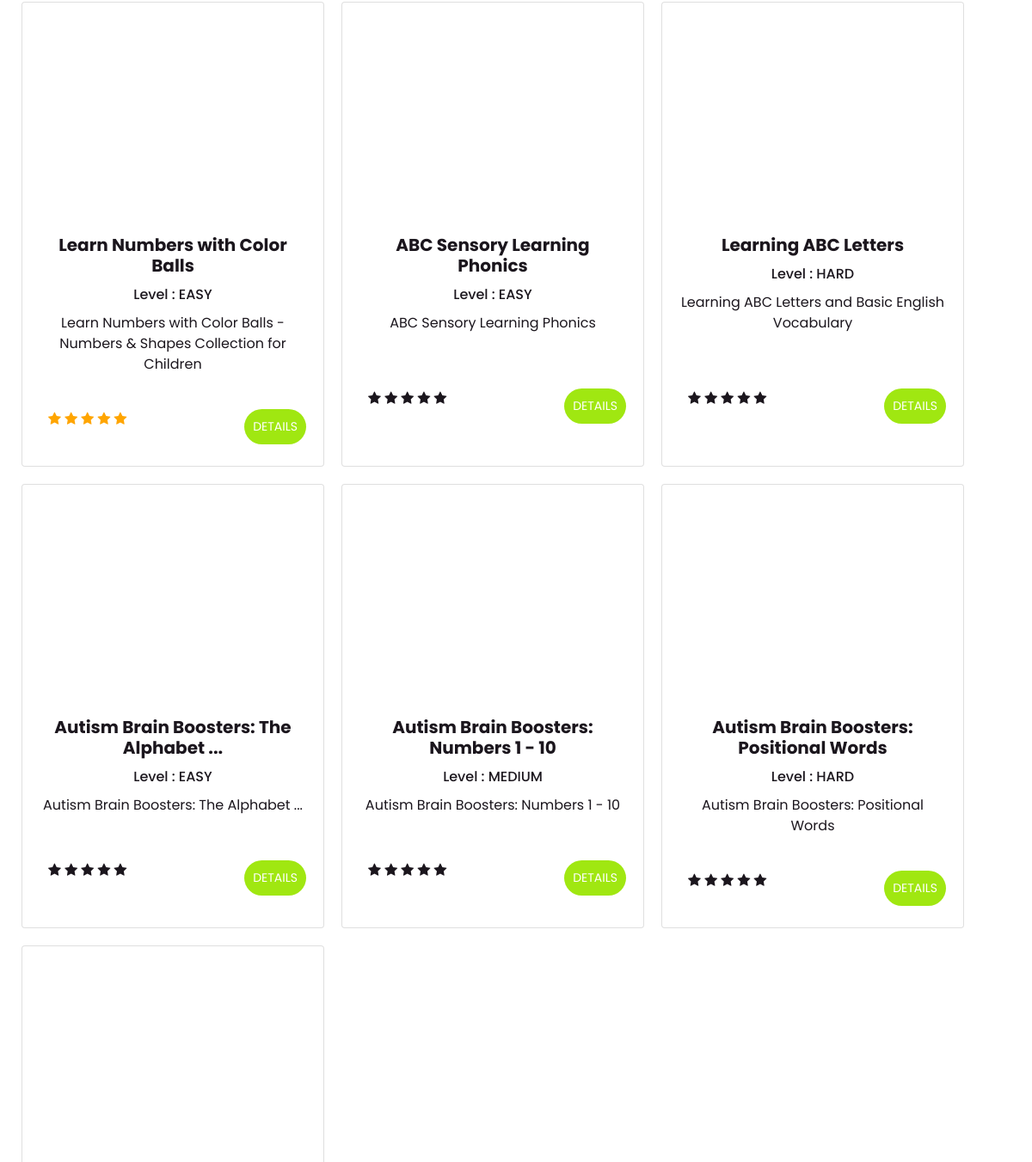
The app's page / (middle part), older data.
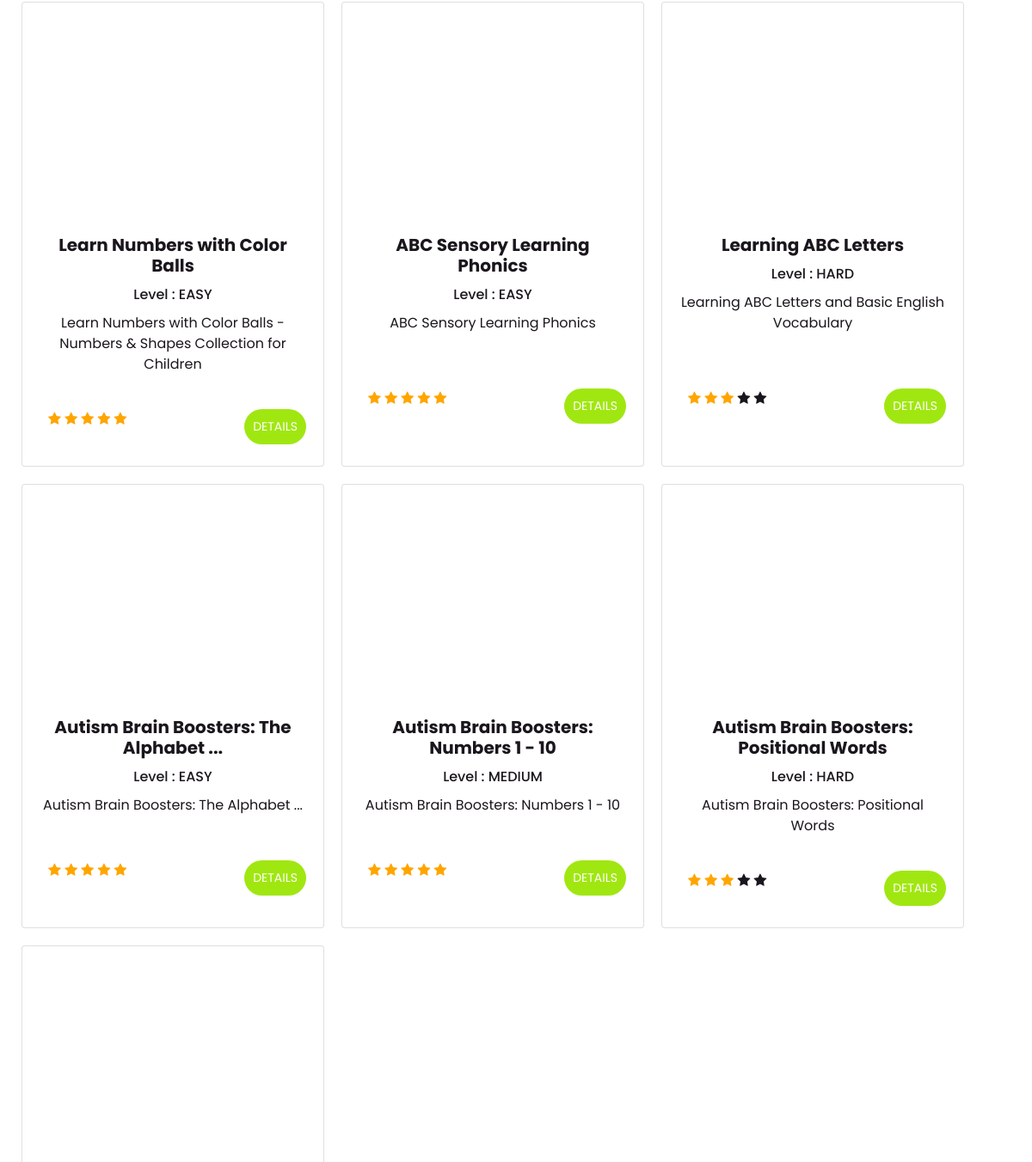
The same page, newer data.
### MyApp/models.py (models this page shows, shortened)
class Cours(models.Model):
    title = models.CharField(max_length=200, null=False)
    description = models.CharField(max_length=200)
    Vedio = models.CharField(max_length=200,null=True, blank=True)
    level = models.ForeignKey(Level,null=True, blank=True,related_name='level',on_delete=models.CASCADE)
    Rating = models.IntegerField(default=3)

class Level(models.Model):
    Level = models.IntegerField(blank=False, null=False)
    Description = models.CharField(max_length=500,blank=False, null=False)
    image = models.ImageField(blank=False, null=False)
    IQ_Interval = models.IntegerField(null=True, blank=True)
    def __str__(self):
        return self.Description

### MyApp/views.py (the view)
# urls.py: path('', homeview,name='homepage'),
def homeview(request):
    cours = Cours.objects.all()
    levels = Level.objects.all()
    rating = Review.objects.all()
    context = {'cours':cours,'levels':levels,'rating':rating}
    return render(request,'MyApp/index.html',context)

### MyApp/templates/MyApp/index.html (shortened to what this page needs)
<!DOCTYPE html>
<html>
<head>
  <link rel="stylesheet" href="https://cdnjs.cloudflare.com/ajax/libs/font-awesome/4.7.0/css/font-awesome.min.css">
  <link rel="stylesheet" type="text/css"
    href="https://cdnjs.cloudflare.com/ajax/libs/OwlCarousel2/2.1.3/assets/owl.carousel.min.css" />
  <link rel="stylesheet" type="text/css"
    href="https://cdn.jsdelivr.net/npm/bootstrap@5.0.0-beta1/dist/js/bootstrap.bundle.min.js" />
  <link rel="stylesheet" type="text/css" href="static/css/bootstrap.css" />
  <link href="static/css/style5.css" rel="stylesheet" />
  <link href="static/css/responsive.css" rel="stylesheet" />
</head>
<body>
  <section class="portfolio_section layout_padding2">
    <div class="container layout_padding2-top ">
      <div class="row">
        {% for cour in cours %}
        <div class="card" style="width: 22rem;">
        <iframe width="350" height="250"
            src="{{cour.Vedio}}"  title="YouTube video player" frameborder="0" allow="accelerometer; autoplay; clipboard-write; encrypted-media; gyroscope; picture-in-picture" allowfullscreen >
            </iframe>  <div class="card-body">
    <h5 class="card-title"> <b>{{cour.title}}  </b> </h5>
    <h6 class="card-title"> Level : {{cour.level}}</h6>
    <p class="card-text">{{cour.description}}</p>
  </div>
  <div class="card-body">
    <div class="rate  align-items-center">
      {% if cour.Rating == 0 %}
      <span class="fa fa-star "></span>
      <span class="fa fa-star "></span>
      <span class="fa fa-star "></span>
      <span class="fa fa-star"></span>
      <span class="fa fa-star"></span>
    {% elif cour.Rating == 1 %}
      <span class="fa fa-star checked"></span>
      <span class="fa fa-star "></span>
      <span class="fa fa-star "></span>
      <span class="fa fa-star"></span>
      <span class="fa fa-star"></span>
    {% elif cour.Rating == 2 %}
       <span class="fa fa-star checked"></span>
      <span class="fa fa-star checked "></span>
      <span class="fa fa-star "></span>
      <span class="fa fa-star"></span>
      <span class="fa fa-star"></span>
    {% elif cour.Rating == 3 %}
      <span class="fa fa-star checked"></span>
      <span class="fa fa-star checked "></span>
      <span class="fa fa-star  checked "></span>
      <span class="fa fa-star"></span>
      <span class="fa fa-star"></span>
    {% elif cour.Rating == 4 %}
       <span class="fa fa-star checked"></span>
      <span class="fa fa-star checked "></span>
      <span class="fa fa-star  checked "></span>
      <span class="fa fa-star checked"></span>
      <span class="fa fa-star"></span>
    {% else  %}
         <span class="fa fa-star checked"></span>
      <span class="fa fa-star checked "></span>
      <span class="fa fa-star  checked "></span>
      <span class="fa fa-star checked"></span>
      <span class="fa fa-star checked"></span>
    {% endif  %}
  </div>
    <a href="{% url 'coursdetail' cour.id%}" class="check" style="    float: right;padding:10px 10px">Details</a>
  </div>
</div>
        {% endfor %}
      </div>
    </div>
  </section>
</body>
</html>

### MyApp/static/css/style5.css (style rules this page uses)
body { font-family: "Poppins", sans-serif; color: #1b161d; background-color: #ffffff; }
.layout_padding2 { padding: 45px 0; }
.layout_padding2-top { padding-top: 45px; }
a, a:hover, a:focus { text-decoration: none; }
.portfolio_section { text-align: center; }

### MyApp/static/css/responsive.css (style rules this page uses)
@media (min-width: 1200px) { .container { max-width: 1170px; } }

### MyApp/templates/MyApp/index.html (style rules this page uses)
.check { border: none; background-color: #a0e711; color: white; padding: 12px 45px; font-size: 14px; border-radius: 25px; text-transform: uppercase; }
.checked { color: orange; }
.rate { float: left; height: 46px; padding: 0 10px; }

Row changes from the older to the newer data that the page shows:
changed Cours "ABC Sensory Learning Phonics": Rating 0 → 5 (drawn)
changed Cours "Learning ABC Letters": Rating 0 → 3 (drawn)
changed Cours "Autism Brain Boosters: The Alphabet ...": Rating 0 → 5 (drawn)
changed Cours "Autism Brain Boosters: Numbers 1 - 10": Rating 0 → 5 (drawn)
changed Cours "Autism Brain Boosters: Positional Words": Rating 0 → 3 (drawn)
